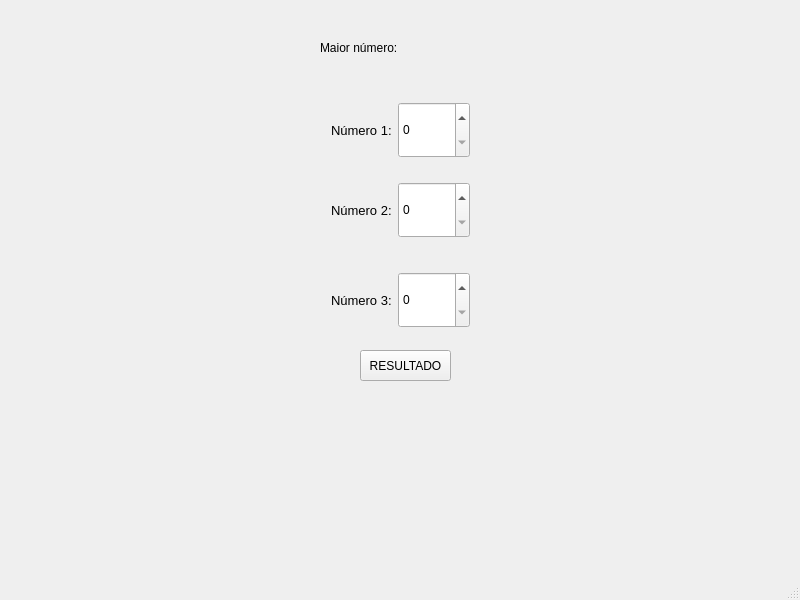
<?xml version="1.0" encoding="UTF-8"?>
<ui version="4.0">
 <class>MainWindow</class>
 <widget class="QMainWindow" name="MainWindow">
  <property name="geometry">
   <rect>
    <x>0</x>
    <y>0</y>
    <width>800</width>
    <height>600</height>
   </rect>
  </property>
  <property name="windowTitle">
   <string>MainWindow</string>
  </property>
  <property name="styleSheet">
   <string notr="true"/>
  </property>
  <widget class="QWidget" name="centralwidget">
   <widget class="QLabel" name="label">
    <property name="geometry">
     <rect>
      <x>320</x>
      <y>30</y>
      <width>191</width>
      <height>35</height>
     </rect>
    </property>
    <property name="styleSheet">
     <string notr="true">font: 22pt &quot;MS Shell Dlg 2&quot;;</string>
    </property>
    <property name="text">
     <string>Maior número: </string>
    </property>
   </widget>
   <widget class="QWidget" name="horizontalLayoutWidget">
    <property name="geometry">
     <rect>
      <x>0</x>
      <y>90</y>
      <width>801</width>
      <height>80</height>
     </rect>
    </property>
    <layout class="QHBoxLayout" name="horizontalLayout">
     <item>
      <spacer name="horizontalSpacer">
       <property name="orientation">
        <enum>Qt::Horizontal</enum>
       </property>
       <property name="sizeHint" stdset="0">
        <size>
         <width>40</width>
         <height>20</height>
        </size>
       </property>
      </spacer>
     </item>
     <item>
      <widget class="QLabel" name="label_2">
       <property name="font">
        <font>
         <pointsize>10</pointsize>
        </font>
       </property>
       <property name="text">
        <string>Número 1:</string>
       </property>
      </widget>
     </item>
     <item>
      <widget class="QSpinBox" name="n1">
       <property name="styleSheet">
        <string notr="true">font: 18pt &quot;MS Shell Dlg 2&quot;;
width: 50px;
height: 50px;</string>
       </property>
      </widget>
     </item>
     <item>
      <spacer name="horizontalSpacer_2">
       <property name="orientation">
        <enum>Qt::Horizontal</enum>
       </property>
       <property name="sizeHint" stdset="0">
        <size>
         <width>40</width>
         <height>20</height>
        </size>
       </property>
      </spacer>
     </item>
    </layout>
   </widget>
   <widget class="QWidget" name="horizontalLayoutWidget_2">
    <property name="geometry">
     <rect>
      <x>0</x>
      <y>170</y>
      <width>801</width>
      <height>80</height>
     </rect>
    </property>
    <layout class="QHBoxLayout" name="horizontalLayout_2">
     <item>
      <spacer name="horizontalSpacer_5">
       <property name="orientation">
        <enum>Qt::Horizontal</enum>
       </property>
       <property name="sizeHint" stdset="0">
        <size>
         <width>40</width>
         <height>20</height>
        </size>
       </property>
      </spacer>
     </item>
     <item>
      <widget class="QLabel" name="label_4">
       <property name="font">
        <font>
         <pointsize>10</pointsize>
        </font>
       </property>
       <property name="text">
        <string>Número 2:</string>
       </property>
      </widget>
     </item>
     <item>
      <widget class="QSpinBox" name="n2">
       <property name="styleSheet">
        <string notr="true">font: 20pt &quot;MS Shell Dlg 2&quot;;
width: 50px;
height: 50px;</string>
       </property>
      </widget>
     </item>
     <item>
      <spacer name="horizontalSpacer_6">
       <property name="orientation">
        <enum>Qt::Horizontal</enum>
       </property>
       <property name="sizeHint" stdset="0">
        <size>
         <width>40</width>
         <height>20</height>
        </size>
       </property>
      </spacer>
     </item>
    </layout>
   </widget>
   <widget class="QWidget" name="horizontalLayoutWidget_3">
    <property name="geometry">
     <rect>
      <x>0</x>
      <y>260</y>
      <width>801</width>
      <height>80</height>
     </rect>
    </property>
    <layout class="QHBoxLayout" name="horizontalLayout_3">
     <item>
      <spacer name="horizontalSpacer_7">
       <property name="orientation">
        <enum>Qt::Horizontal</enum>
       </property>
       <property name="sizeHint" stdset="0">
        <size>
         <width>40</width>
         <height>20</height>
        </size>
       </property>
      </spacer>
     </item>
     <item>
      <widget class="QLabel" name="label_5">
       <property name="font">
        <font>
         <pointsize>10</pointsize>
        </font>
       </property>
       <property name="text">
        <string>Número 3:</string>
       </property>
      </widget>
     </item>
     <item>
      <widget class="QSpinBox" name="n3">
       <property name="styleSheet">
        <string notr="true">font: 20pt &quot;MS Shell Dlg 2&quot;;
width: 50px;
height: 50px;</string>
       </property>
      </widget>
     </item>
     <item>
      <spacer name="horizontalSpacer_8">
       <property name="orientation">
        <enum>Qt::Horizontal</enum>
       </property>
       <property name="sizeHint" stdset="0">
        <size>
         <width>40</width>
         <height>20</height>
        </size>
       </property>
      </spacer>
     </item>
    </layout>
   </widget>
   <widget class="QWidget" name="horizontalLayoutWidget_4">
    <property name="geometry">
     <rect>
      <x>0</x>
      <y>400</y>
      <width>801</width>
      <height>80</height>
     </rect>
    </property>
    <layout class="QHBoxLayout" name="horizontalLayout_4">
     <item>
      <spacer name="horizontalSpacer_9">
       <property name="orientation">
        <enum>Qt::Horizontal</enum>
       </property>
       <property name="sizeHint" stdset="0">
        <size>
         <width>40</width>
         <height>20</height>
        </size>
       </property>
      </spacer>
     </item>
     <item>
      <widget class="QLabel" name="resultado">
       <property name="styleSheet">
        <string notr="true">font: 75 20pt &quot;MS Shell Dlg 2&quot;;
color: green;</string>
       </property>
       <property name="text">
        <string/>
       </property>
      </widget>
     </item>
     <item>
      <spacer name="horizontalSpacer_10">
       <property name="orientation">
        <enum>Qt::Horizontal</enum>
       </property>
       <property name="sizeHint" stdset="0">
        <size>
         <width>40</width>
         <height>20</height>
        </size>
       </property>
      </spacer>
     </item>
    </layout>
   </widget>
   <widget class="QPushButton" name="botao">
    <property name="geometry">
     <rect>
      <x>360</x>
      <y>350</y>
      <width>91</width>
      <height>31</height>
     </rect>
    </property>
    <property name="text">
     <string>RESULTADO</string>
    </property>
   </widget>
  </widget>
  <widget class="QMenuBar" name="menubar">
   <property name="geometry">
    <rect>
     <x>0</x>
     <y>0</y>
     <width>800</width>
     <height>21</height>
    </rect>
   </property>
  </widget>
  <widget class="QStatusBar" name="statusbar"/>
 </widget>
 <resources/>
 <connections/>
</ui>
